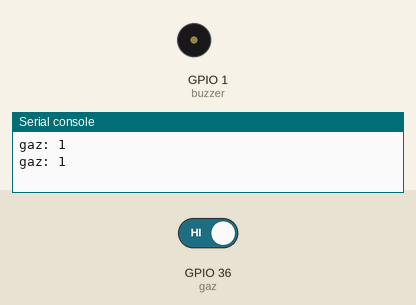
This program was run on a simulated ESP32 board running MicroPython. Parts: buzzer (waves = sounding, pin HIGH), the last lines printed to the serial console. Inputs (shaded band) come from the test bench; at power-on: GPIO 36 (gaz) HIGH.

Above: at 1.2 s.
1.3 s: GPIO 36 (gaz) driven LOW
At 2.3 s:
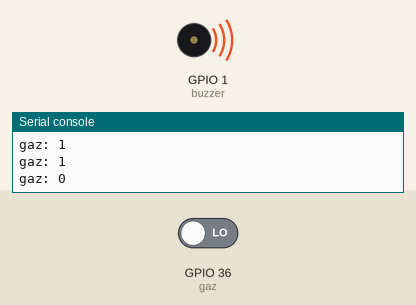
3.5 s: GPIO 36 (gaz) driven HIGH
At 5.1 s:
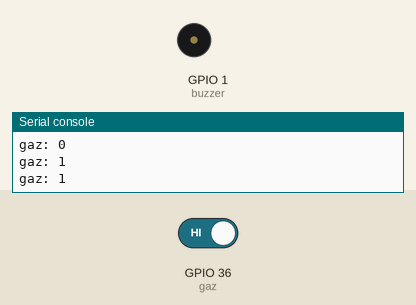
Timing chart, 0 to 6.6 s (numbered marks = the images above; inputs shaded):
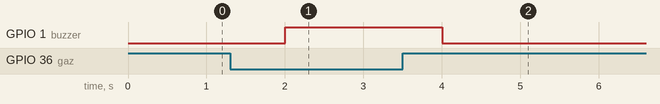

The program:

gaz.py
```python
from machine import Pin,ADC
from time import sleep
gaz= Pin(36,Pin.IN)
buzzer= Pin(1, Pin.OUT,value=0)

while True:

    gazz=gaz.value()
    print("gaz:",gazz)
    if gazz==0:
        buzzer.value(1)
    else:
        buzzer.value(0)
    sleep(1)
```

Measured:
- after the input at 1.3 s, GPIO 1 (buzzer): LOW → HIGH after 0.70 s
- after the input at 3.5 s, GPIO 1 (buzzer): HIGH → LOW after 0.50 s
